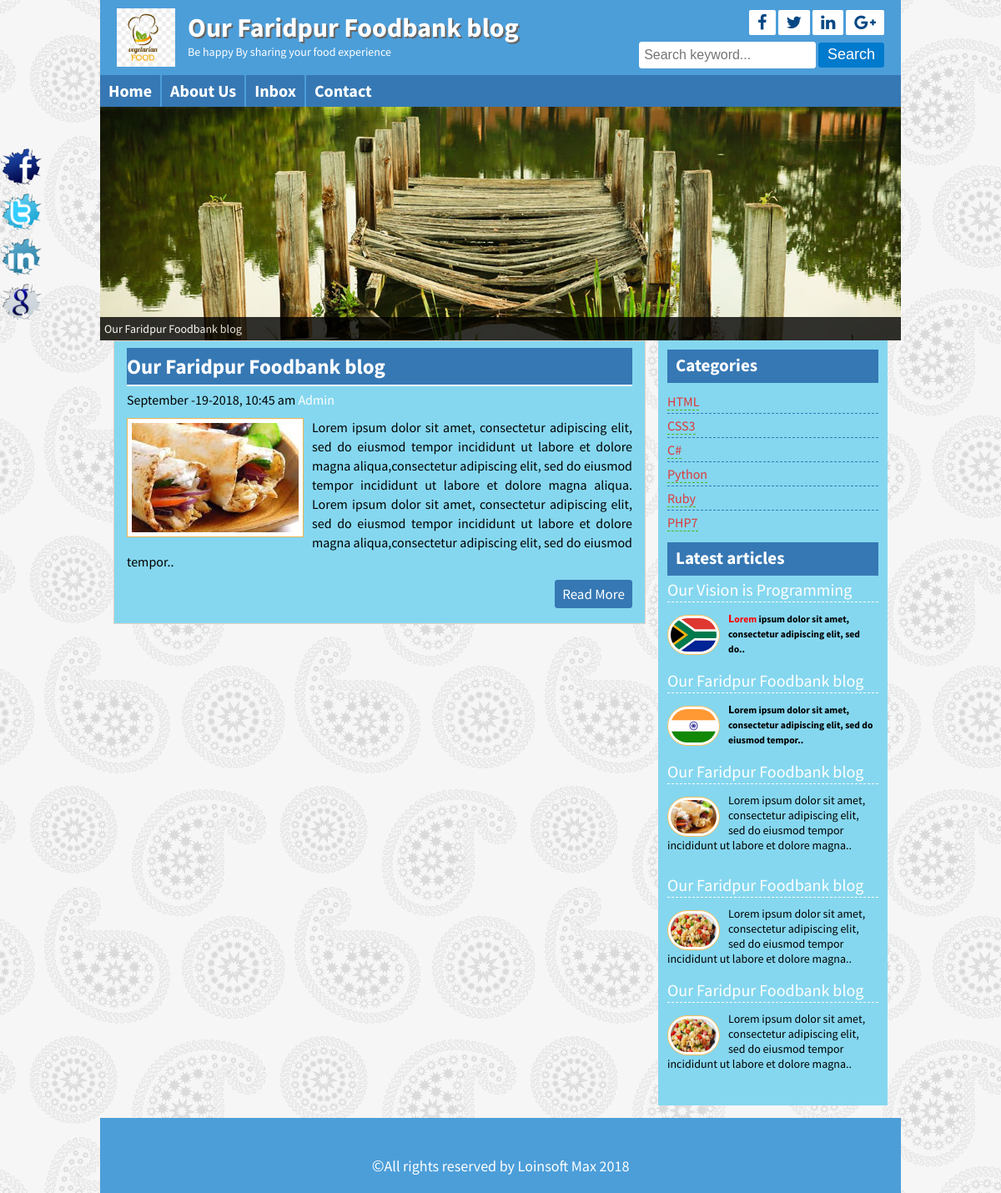
/posts.php?category=3, run on the app's committed database.
### tables this page shows
CREATE TABLE `title_slogan` (
  `id` int(11) NOT NULL,
  `title` varchar(255) NOT NULL,
  `slogan` varchar(255) NOT NULL,
  `logo` varchar(255) NOT NULL
);

CREATE TABLE `tbl_social` (
  `id` int(11) NOT NULL,
  `fb` varchar(255) NOT NULL,
  `tw` varchar(255) NOT NULL,
  `ln` varchar(255) NOT NULL,
  `gg` varchar(255) NOT NULL
);

CREATE TABLE `tbl_page` (
  `id` int(11) NOT NULL,
  `name` varchar(255) NOT NULL,
  `body` text NOT NULL
);

CREATE TABLE `tbl_post` (
  `id` int(11) NOT NULL,
  `cat` int(11) NOT NULL,
  `title` varchar(255) NOT NULL,
  `body` text NOT NULL,
  `image` varchar(255) NOT NULL,
  `author` varchar(50) NOT NULL,
  `tags` varchar(255) NOT NULL,
  `date` timestamp NOT NULL DEFAULT CURRENT_TIMESTAMP ON UPDATE CURRENT_TIMESTAMP,
  `userid` int(11) NOT NULL
);

CREATE TABLE `tbl_category` (
  `id` int(11) NOT NULL,
  `name` varchar(50) NOT NULL
);

CREATE TABLE `tbl_footer` (
  `id` int(11) NOT NULL,
  `copyright` varchar(255) NOT NULL
);

### lib/Database.php (called while the page is built, shortened)
<?php
Class Database{
	public $host   = DB_HOST;
	public $user   = DB_USER;
	public $pass   = DB_PASS;
	public $dbname = DB_NAME;
	public $link;
	private function connectDB(){
	$this->link = new mysqli($this->host, $this->user, $this->pass, $this->dbname);
 }
	public function select($query){
		$result = $this->link->query($query) or die($this->link->error.__LINE__);
		if($result->num_rows > 0){
			return $result;
		} else {
			return false;
		}
	}
}

### helpers/Format.php (called while the page is built, shortened)
<?php
    class Format
    {
        public function formatDate($date){
            return date('F -j-Y, g:i a', strtotime($date));
        }
        public function textShort($text , $limit = 400)
    {
        $text = $text. " ";
        $text = substr($text, 0, $limit);
        $text = substr($text, 0, strrpos($text," "));
        $text = $text."..";
        return $text;
    }
    public function ucase($tex){
        $tex  = ucwords($tex);
        return $tex;
    }
}
?>

### posts.php (the view)
<?php include 'inc/header.php' ?>
<?php
	if (!isset($_GET['category']) || $_GET['category'] == NULL) {
		header('Location:404.php');
	}
	else{
		$catid = $_GET['category'];
	}
?>
<?php include 'inc/slider.php' ?>
<div class="conte ntsection contemplete clear">
<div class="maincontent clear">
<?php
		$query = "SELECT * FROM tbl_post WHERE cat=$catid";
		$post = $db->select($query);
		if ($post) {
			while ($result = $post->fetch_assoc()) {
	?>
<div class="samepost clear">
	<h2><a href="post.php?id=<?php echo $result['id'] ?>"><?php echo $result['title'] ?></a></h2>
		<h4>
			<?php echo $fm->formatDate($result['date']) ?> <a href="#"><?php echo $fm->ucase($result['author']) ; ?></a>
		</h4>
		<a href="#">
            <img src="admin/<?php echo $result['image'] ?>" alt="postimage"/>
        </a>
		<?php echo $fm->textShort($result['body']) ?>
		<div class="readmore clear">
		    <a href="post.php?id=<?php echo $result['id'] ?>">Read More</a>
		</div>
	</div>
	<?php } }else{ ?>
	<?php echo '<b>No posts available in this category.</b>'; }?>
</div>
<?php include 'inc/sidebar.php' ?>
<?php include 'inc/footer.php' ?>

### inc/header.php (shortened to what this page needs)
<?php include 'lib/Database.php'?>
<?php include 'helpers/Format.php'?>
<?php
	$db = new Database();
	$fm = new Format();
?>
<!DOCTYPE html>
<html>
<head>
	<?php include 'scripts/css.php' ?>
</head>
<body>
	<div class="headersection templete clear">
		<a href="index.php">
			<div class="logo">
		<?php
            $query = "select * from title_slogan where id = 1";
            $title_slogan = $db->select($query);
            if ($title_slogan) {
                while ($result = $title_slogan->fetch_assoc()) {
        ?>
				<img src="admin/<?php echo $result['logo'] ?>" alt="Logo"/>
				<h2><?php echo $result['title'] ?></h2>
				<p><?php echo $result['slogan'] ?></p>
			</div>
		<?php } } ?>
		</a>
		<div class="social clear">
		<?php
            $query = "select * from tbl_social where id = 1";
            $sociallink = $db->select($query);
            if ($sociallink) {
                    while ($result = $sociallink->fetch_assoc()) {
        ?>
			<div class="icon clear">
				<a href="<?php echo $result['fb'] ?>" target="_blank"><i class="fa fa-facebook"></i></a>
				<a href="<?php echo $result['tw'] ?>" target="_blank"><i class="fa fa-twitter"></i></a>
				<a href="<?php echo $result['ln'] ?>" target="_blank"><i class="fa fa-linkedin"></i></a>
				<a href="<?php echo $result['gg'] ?>" target="_blank"><i class="fa fa-google-plus"></i></a>
			</div>
		<?php } } ?>
			<div class="searchbtn clear">
			<form action="search.php" method="get">
				<input type="text" name="search" placeholder="Search keyword..."/>
				<input type="submit" name="submit" value="Search"/>
			</form>
			</div>
		</div>
	</div>
<div class="navsection templete">
	<ul>
		<li><a  href="index.php">Home</a></li>
		<?php
            $query = "select * from tbl_page";
            $getpage = $db->select($query);
            if ($getpage) {
                    while ($result = $getpage->fetch_assoc()) {
        ?>
		<li>
			<a href="dynamicpage.php?pageid=<?php echo $result['id']; ?>"><?php echo $result['name']?></a>
		</li>
		<?php } } ?>
		<li><a href="contact.php">Contact</a></li>
	</ul>
</div>

### inc/sidebar.php
<div class="sidebar clear">
    <div class="samesidebar clear">
        <h2>Categories</h2>
            <ul>
            <?php
				$query = "SELECT * FROM tbl_category";
				$category  =  $db->select($query);
				if ($category) {
					while ($result = $category->fetch_assoc()) {
			?>
                <li>
                 <a class="sideli" href="posts.php?category=<?php echo $result['id'];?>"><?php echo $result['name'] ?></a>
                </li>
                <?php } } else{ ?>
                <?php
                    echo "No Category Created";
                }?>
            </ul>
    </div>
    <div class="samesidebar clear">
        <h2>Latest articles</h2>
        <?php
				$query = "SELECT * FROM tbl_post LIMIT 5";
				$post  =  $db->select($query);
				if ($post) {
					while ($result = $post->fetch_assoc()) {
			?>
            <div class="popular clear">
                <h3><a href="post.php?id=<?php echo $result['id'] ?>"><?php echo $result['title'] ?></a></h3>
                <a href="post.php?id=<?php echo $result['id'] ?>">
                    <img src="admin/<?php echo $result['image'] ?>" alt="post image"/>
                </a>
                <?php echo $fm->textShort($result['body'], 120); ?>
            </div>
	<?php } }else{ header('Location:404.php'); }?>
    </div>
</div>

### inc/footer.php (shortened to what this page needs)
</div>
<div class="footersection templete clear">
		<?php
				$query = "select * from tbl_footer where id = 1";
				$copyright= $db->select($query);
				if ($copyright) {
								while ($result = $copyright->fetch_assoc()) {
		?> <br/>
	  <p><span style="font-size:20px; font-width:bolder;">&copy</span><?php echo $result['copyright'];echo date(' Y')?></p>
		<?php } } ?>
	</div>
	<div class="fixedicon clear">
		<?php
				$query = "select * from tbl_social where id = 1";
				$sociallink = $db->select($query);
				if ($sociallink) {
								while ($result = $sociallink->fetch_assoc()) {
		?>
		<a href="<?php echo $result['fb'] ?>"><img src="images/fb.png" alt="Facebook"/></a>
		<a href="<?php echo $result['tw'] ?>"><img src="images/tw.png" alt="Twitter"/></a>
		<a href="<?php echo $result['ln'] ?>"><img src="images/in.png" alt="LinkedIn"/></a>
		<a href="<?php echo $result['gg'] ?>"><img src="images/gl.png" alt="GooglePlus"/></a>
		<?php } } ?>
	</div>
</body>
</html>

### style.css (style rules this page uses)
* { margin:0;padding:0;outline:0 }
body { font-family: 'Source Sans Pro', sans-serif;font-size:14px;line-height:18px;color:#000;background:url(images/bg.png)repeat fixed 0 0 #fff; }
.templete { width:960px;margin:0 auto; }
.contemplete { margin: 0 auto; width: 928px; }
.clear { overflow:hidden; }
input[type="text"], input[type="email"] { border: 1px solid #cfc5b6; border-radius: 3px; margin-bottom: 5px; padding: 5px; width: 300px; }
input[type="submit"] { background: #b7801c none repeat scroll 0 0; border: 1px solid #e6af4b; color: #fff; cursor: pointer; font-size: 20px; padding: 1px 10px; }
.headersection { background: #ca932f none repeat scroll 0 0; color: #fff; }
.logo { float: left; width: 580px; }
.logo img { float: left; margin-right: 15px; padding-bottom: 10px; padding-left: 20px; padding-top: 10px; width: 70px; }
.logo h2 { color: #fff; font-size: 32px; margin-bottom: 11px; margin-top: 24px; text-shadow: 2px 2px 0 #666; }
.logo p { color:#fff; }
.social { float: right; margin-right: 20px; margin-top: 12px; text-align: right; width: 360px; }
.icon { float: right; }
.icon a { background: #a56e0a none repeat scroll 0 0; border-radius: 2px; color: #fff; display: block; float: left; font-size: 20px; margin-left: 3px; padding: 5px 10px; }
.searchbtn { float: right; margin-top: 8px; }
.searchbtn input[type="text"] { border: 1px solid #A56E0A; width: 200px; background: #FFE07C; font-size: 16px; height: 20px; }
.searchbtn input[type="submit"] { border: 1px solid #9d6602; border-radius: 3px; font-size: 18px; height: 30px; padding-left: 10px; padding-right: 10px; padding-top: 0; cursor: pointer; }
.navsection { background: none repeat scroll 0 0 #e6af4b; min-height: 38px; }
.navsection ul { margin:0;padding:0;list-style:none; }
.navsection ul li { border-left: 1px solid #fdc662; border-right: 1px solid #c18a26; display: block; float: left; position:relative; }
.navsection ul li:first-child { border-left: 0px solid #fdc662; }
.navsection ul li:last-child { border-right: 0px solid #c18a26; }
.navsection ul li a { color: #fff; display: block; font-size: 20px; font-weight: bold; padding: 10px; text-decoration: none; }
.maincontent { background: #fef4e5 none repeat scroll 0 0; border: 1px solid #ded4c5; float: left; margin: 0 15px 15px 0; padding: 8px 15px; width: 606px; }
.samepost { font-weight: normal; font-size: 16px; line-height: 24px; text-align: justify; }
.samepost h2, .about h2 { border-bottom: 2px solid #e0d6c7; color: #ac7511; font-size: 25px; margin-bottom: 4px; padding: 10px 10px 10px 0; }
.samepost h2 a { color: #ac7511; text-decoration: none; }
.samepost h4,.about h4 { font-weight: normal; margin-bottom: 10px; margin-top: 0; }
.samepost h4 a, .about h4 a { text-decoration:none;color:#3399FF; }
.samepost img { background: #fff none repeat scroll 0 0; border: 1px solid #ebb450; float: left; margin-right: 10px; padding: 5px; width: 200px; }
.samepost p { font-size: 16px; line-height: 23px; text-align: justify; }
.readmore { float: right; margin-top: 10px; }
.readmore a { background: #fff none repeat scroll 0 0; border: 1px solid #b7801c; border-radius: 3px; color: #b7801c; display: block; font-size: 17px; padding: 4px 8px; text-decoration: none; }
.sidebar { background: #fef4e5 none repeat scroll 0 0; border: 1px solid #ded4c5; float: right; margin-bottom: 15px; margin-top: 0; padding: 10px; width: 253px; }
.samesidebar { margin-bottom: 10px; }
.samesidebar h2 { background: #e6af4b none repeat scroll 0 0; border-bottom: 2px solid #b7801c; color: #333; margin-bottom: 8px; padding: 10px; }
.samesidebar ul { padding:0;margin:0;list-style:none; }
.samesidebar ul li { border-bottom: 1px dashed #e9c05c; font-size: 16px; padding: 5px 8px 5px 0; }
.samesidebar ul li:last-child { border-bottom: 0px dashed #e9c05c; }
.samesidebar ul li a { color: #814a00; text-decoration: none; }
.samesidebar p { margin-bottom: 10px; }
.popular { margin-bottom: 20px; }
.popular h3 { border-bottom: 1px dashed #b7801c; font-size: 20px; font-weight: normal; margin-bottom: 10px; padding-bottom: 5px; }
.popular h3 a { text-decoration:none;color:#444 }
.popular img { background: #fff none repeat scroll 0 0; border: 1px solid #f6bf5b; border-radius: 30px; float: left; height: 40px; margin-right: 10px; margin-top: 5px; padding: 3px; width: 55px; }
.footersection { height:90px;background:#B7801C;text-align:center }
.fixedicon { left: 0; position: fixed; top: 175px; width: 60px; }
.fixedicon img { width: 50px; }

### data on the page
title_slogan: logo (picture), title "Our Faridpur Foodbank blog", slogan "Be happy By sharing your food experience"
tbl_page: name "About Us"
tbl_page: name "Inbox"
tbl_post: title "Our Faridpur Foodbank blog", date "September -19-2018, 10:45 am", author "Admin", image (picture), body "Lorem ipsum dolor sit amet, consectetur adipiscing elit, sed do eiusmod tempor incididunt ut labore et dolore magna aliqua,consectetur adipiscing elit, sed do eiusmod tempor incididunt ut labore et dolore magna aliqua. Lorem ipsum dolor sit amet, consectetur adipiscing elit, sed do eiusmod tempor incididunt ut labore et dolore magna aliqua,consectetur adipiscing elit, sed do eiusmod tempor..", body "Lorem ipsum dolor sit amet, consectetur adipiscing elit, sed do eiusmod tempor incididunt ut labore et dolore magna.."
tbl_category: name "HTML"
tbl_category: name "CSS3"
tbl_category: name "C#"
tbl_category: name "Python"
tbl_category: name "Ruby"
tbl_category: name "PHP7"
tbl_post: title "Our Vision is Programming", image (picture), body "L orem ipsum dolor sit amet, consectetur adipiscing elit, sed do.."
tbl_post: title "Our Faridpur Foodbank blog", image (picture), body "L orem ipsum dolor sit amet, consectetur adipiscing elit, sed do eiusmod tempor.."
tbl_post: title "Our Faridpur Foodbank blog", image (picture), body "Lorem ipsum dolor sit amet, consectetur adipiscing elit, sed do eiusmod tempor incididunt ut labore et dolore magna.."
tbl_post: title "Our Faridpur Foodbank blog", image (picture), body "Lorem ipsum dolor sit amet, consectetur adipiscing elit, sed do eiusmod tempor incididunt ut labore et dolore magna.."
tbl_footer: copyright "All rights reserved by Loinsoft Max"
